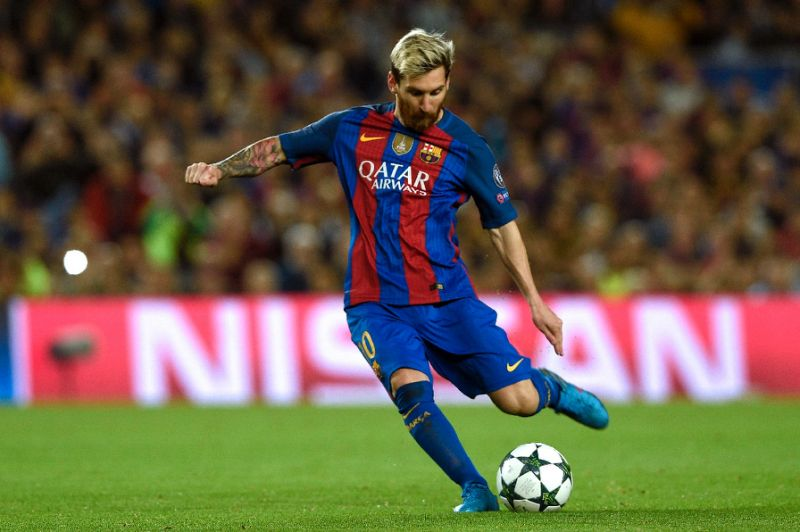
#> input picture image_processing_in_opencv/9_countours_in_opencv/messi.jpg, 800 x 532 px
$ python 18_image_transforms_in_opencv_4.py
#> lines starting #> are read from the running program, lines starting #| are printed output that depends on the picture
#!/usr/bin/env python
# -*- coding: utf-8 -*-
# @Date    : 2018-02-28
# @Author  : Joe

import numpy as np
import cv2

# Performance Optimization of DFT
# DFT的性能优化

# 在离散傅里叶变换中，提高计算性能的途径有
# 关数组的大小。如果数组的大小尺寸是2的平方
# 数，那么计算速度将是最快的。如果数组的大小
# 是2,3,5的倍数，也会对计算速度有很大的提升。
# 所以如果你担心DFT的性能问题，那么在计算DFT
# 之前将数组的大小修改为这些性能快的大小尺寸。
# 在OpenCV中，你必须手动的给0.而在Numpy中
# 只需要指定FFT计算的新的尺寸，numpy会自动
# 帮你补0.

# 那么怎么才能找到这个优化尺寸呢？在OpenCV中
# cv2.getOptimalDFTSize()会得到这个结果。
# 它适应于cv2.dft和np.fft.fft2()。现在来看看
# 他们各自的性能：(IPYTHON)

img = cv2.imread('messi.jpg', 0)
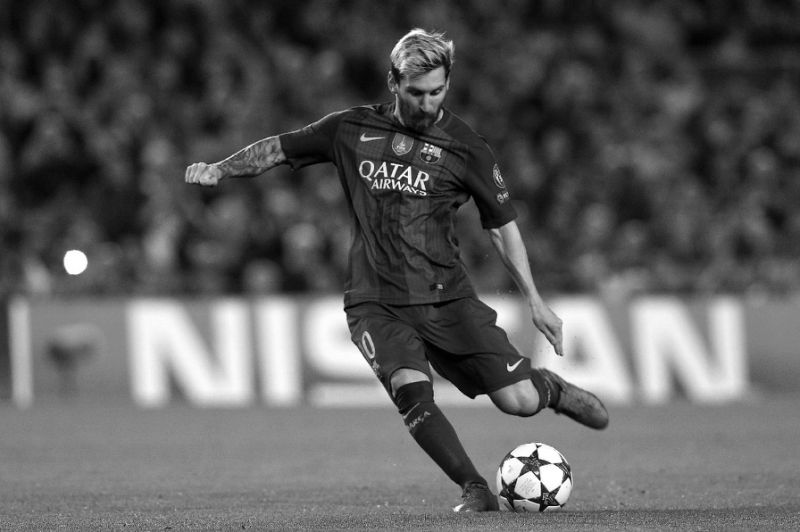
#> img: shape (532, 800); min 0, max 255, mean 92.3
rows, cols = img.shape
#> rows = 532; cols = 800

print(rows, cols)
#| 532 800

nrows = cv2.getOptimalDFTSize(rows)
#> nrows = 540
ncols = cv2.getOptimalDFTSize(cols)
#> ncols = 800
print (nrows, ncols)
#| 540 800

# 现在补0
nimg = np.zeros((nrows, ncols), np.uint8)
nimg[:rows, :cols] = img
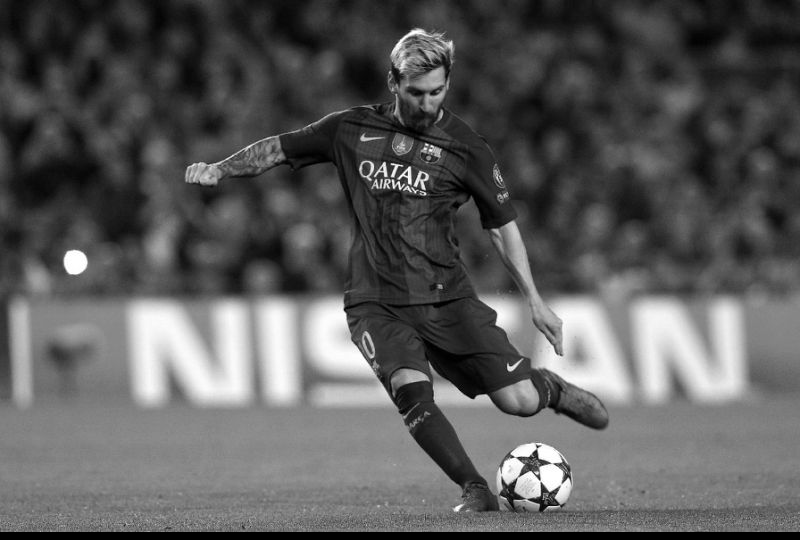
#> nimg: shape (540, 800); min 0, max 255, mean 91

# [5 lines of commented-out code are left out]
e1 = cv2.getTickCount()
fft1 = np.fft.fft2(img)
e2 = cv2.getTickCount()
time = (e2 - e1)/ cv2.getTickFrequency()
print('Time : ' + str(time))

e1 = cv2.getTickCount()
fft2 = np.fft.fft2(img,[nrows,ncols])
e2 = cv2.getTickCount()
time = (e2 - e1)/ cv2.getTickFrequency()
print('Time : ' + str(time))

e1 = cv2.getTickCount()
dft1= cv2.dft(np.float32(img),flags=cv2.DFT_COMPLEX_OUTPUT)
e2 = cv2.getTickCount()
time = (e2 - e1)/ cv2.getTickFrequency()
print('Time : ' + str(time))

e1 = cv2.getTickCount()
dft2= cv2.dft(np.float32(nimg),flags=cv2.DFT_COMPLEX_OUTPUT)
e2 = cv2.getTickCount()
time = (e2 - e1)/ cv2.getTickFrequency()
print('Time : ' + str(time))

cv2.imshow('original', img)
cv2.imshow('optimal', nimg)

cv2.waitKey(0)
cv2.destroyAllWindows()

$ run again, with image_processing_in_opencv/9_countours_in_opencv/home.jpg copied over image_processing_in_opencv/9_countours_in_opencv/messi.jpg
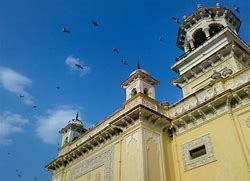
#> input picture image_processing_in_opencv/9_countours_in_opencv/home.jpg, 250 x 181 px
#> `img = cv2.imread('messi.jpg', 0)`:
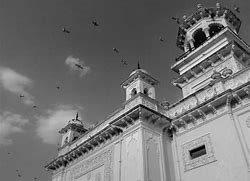
#> img: shape (181, 250); min 0, max 255, mean 114.8
#| 181 250
#| 192 250
#> `nimg[:rows, :cols] = img`:
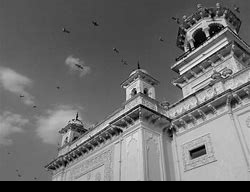
#> nimg: shape (192, 250); min 0, max 255, mean 108.2
